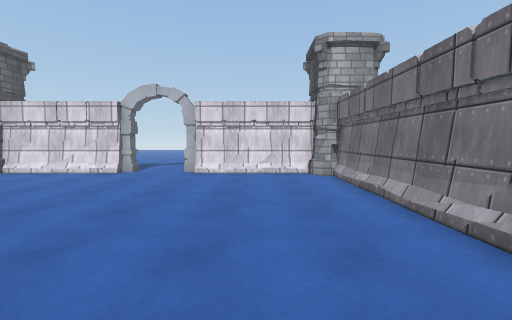
[1] (above)

12 first-person views from a walk through a Unity game level. The camera is 1.4 m above the floor, tilts 4° down and sees 90° across. The floor is counted in squares, 1 m on a side. Each view is taken from the middle of a square. On the plan, view 1 faces up. The plan holds only what a view shows up to about 13 squares ahead; the rest is blank. The place goes on beyond the plan. Surface patterns are stand-ins for the level's own textures.

[2]
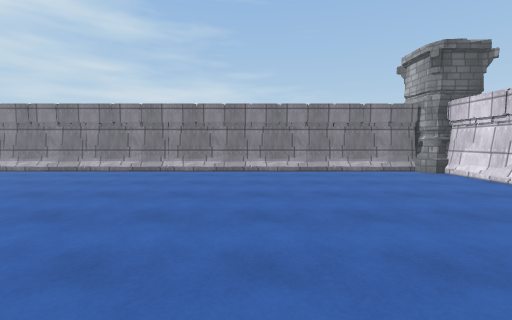

[3]
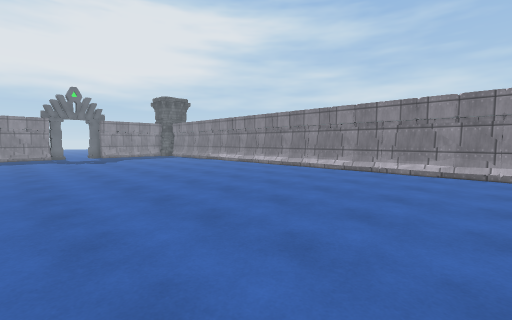

[4]
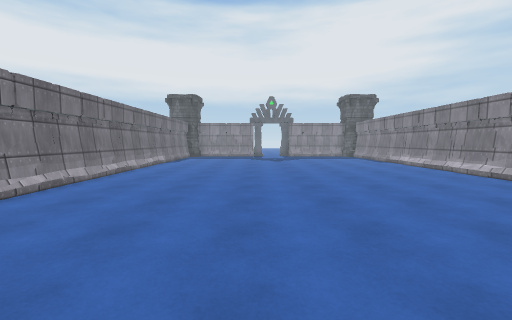

[5]
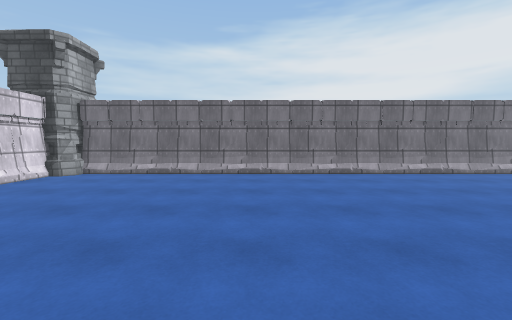

[6]
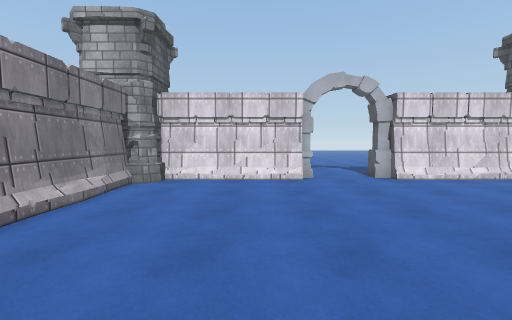

[7]
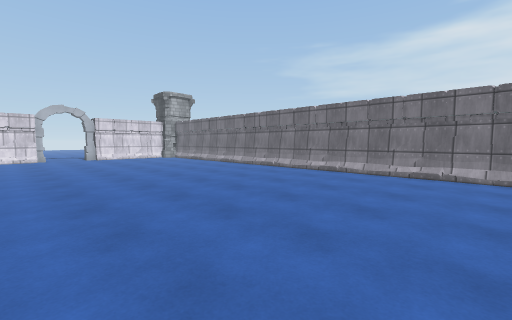

[8]
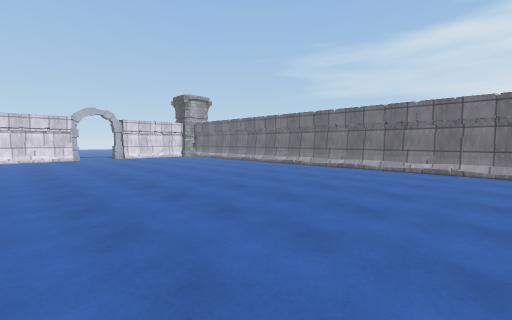

[9]
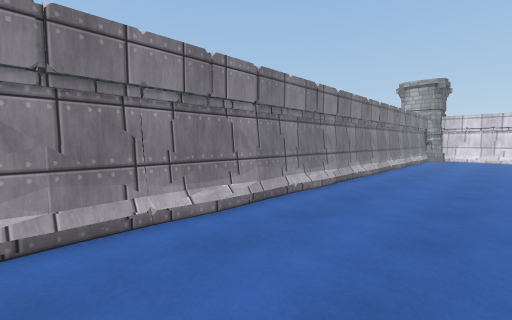

[10]
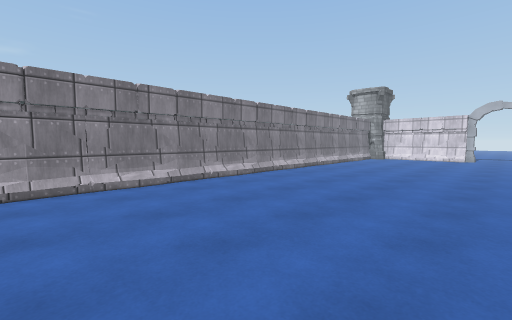

[11]
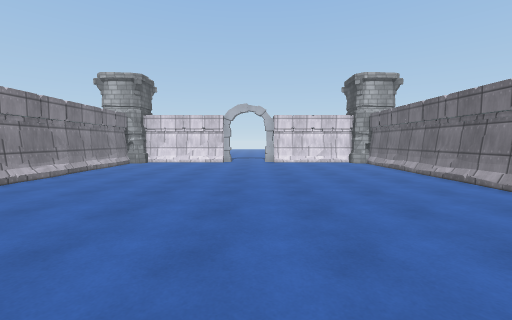

[12]
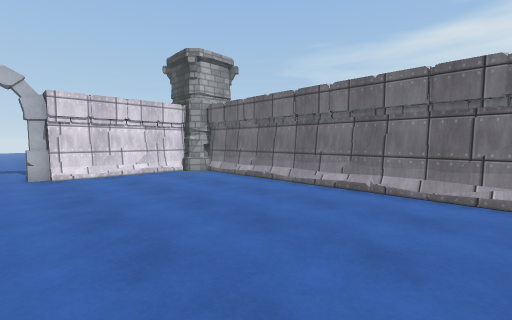

### Floor plan
Points are (right, up) in squares from view 1. A wall is a line through its corners. A room is listed if a view was taken in it or the views show most of it. See-through windows are left out.
Room 1 (views 1, 2, 3, 4, 5, 6, 7, 8, 9, 10, 11, 12)
walls: (-12.5, 0.9) (-12.5, -1.3); (-12.3, 3.5) (-12.5, -11.1); (-12.4, -4.8) (-12.3, -6.9); (-12.6, 5.4) (-12.5, 2.7); (-12.3, 8.1) (-12.3, 4.5); (-12.3, -9.2) (-12.3, -10.9); (-6.4, 11.7) (-11.8, 11.7); (-12.7, 9.4) (-12.6, 7.1); (-12.2, 10.8) (-12.3, 8.5); (3.4, -11.1) (3.5, 10.8); (2.9, 11.7) (-2.7, 11.7)
low walls: (3.2, -1.2) (3.2, 1.3); (3.2, 2.5) (3.2, 5.4); (3.2, -5.4) (3.2, -2.9); (3.2, 7.5) (3.2, 9.1); (-7.2, 11.5) (-8.3, 11.5); (3.1, -9.4) (3.2, -7.5)
ways out: opening at (-5, 12)
objects: other object (3, 11)

Where each view was taken, in squares from view 1:
view 1: 0 up, 0 right, facing up
view 2: 3 up, 0 right, facing left
view 3: 3 up, 0 right, facing down-left
view 4: 3 up, 3 left, facing down
view 5: 3 up, 8 left, facing right
view 6: 2 up, 8 left, facing up
view 7: 11 down, 8 left, facing up-right
view 8: 11 down, 10 left, facing up-right
view 9: 11 down, 8 left, facing up-left
view 10: 11 down, 4 left, facing up-left
view 11: 6 down, 4 left, facing up
view 12: 0 up, 4 left, facing up-right
